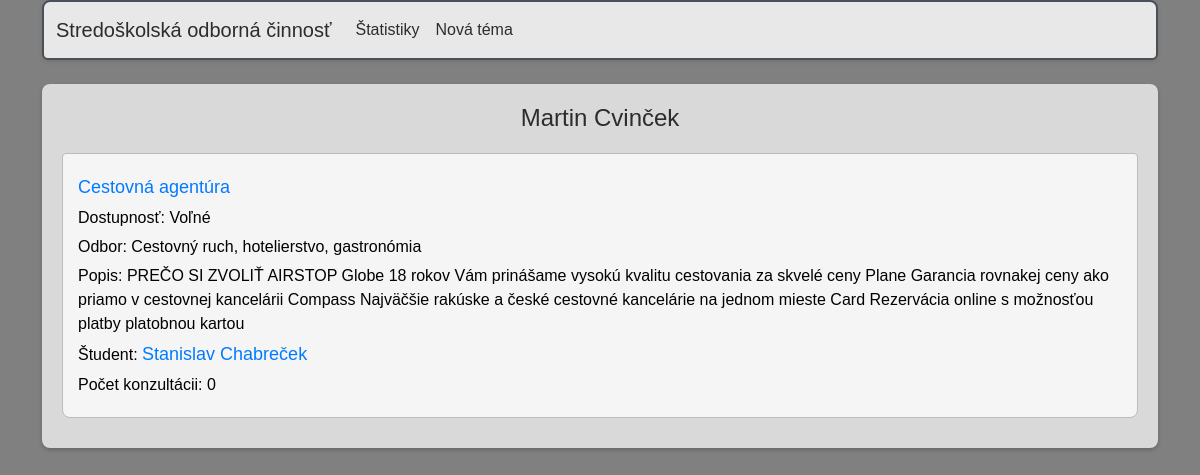
The app's page /soc/ucitel/3/, older data.
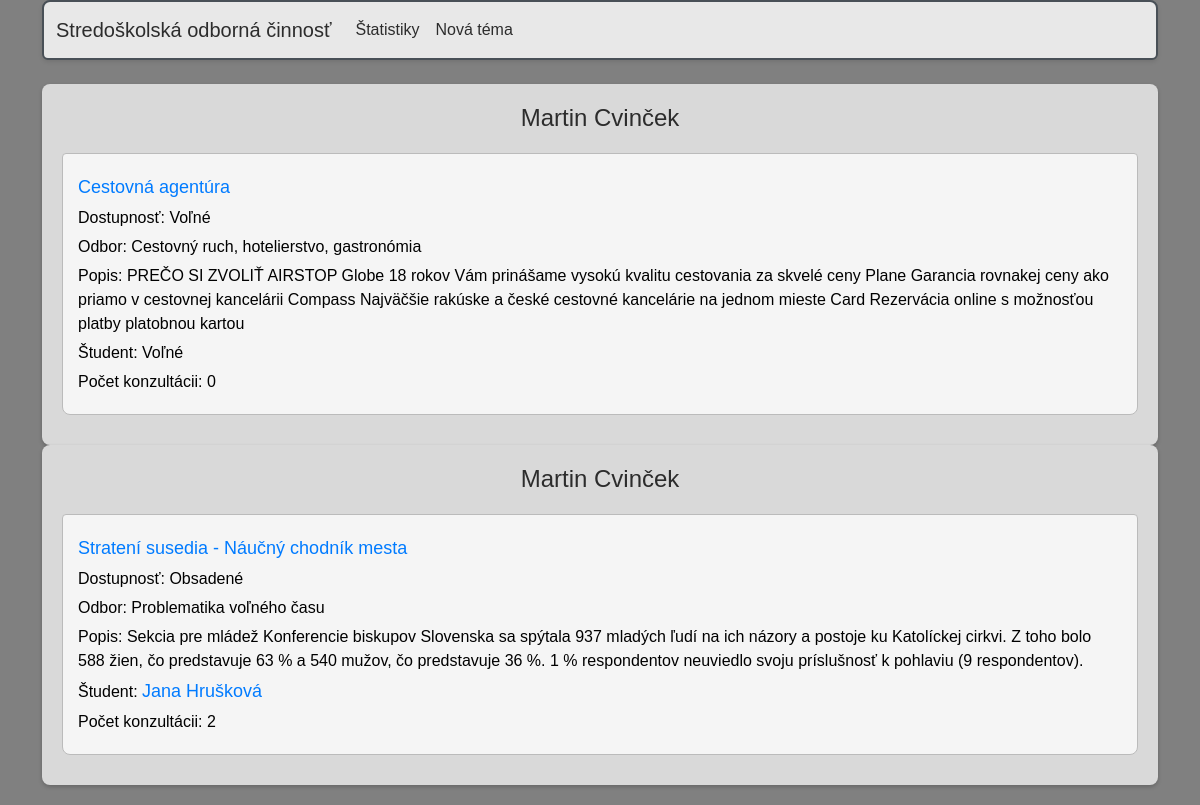
The same page, newer data.
### soc/models.py (models this page shows, shortened)
class Ucitel(models.Model):
    meno = models.CharField(max_length=20)
    priezvisko = models.CharField(max_length=20)
    email = models.EmailField(max_length = 254)
    heslo = models.CharField(max_length=32)
    def __str__(self):
        return f"{self.meno} {self.priezvisko}"
    class Meta:
        verbose_name = "Učiteľ"
        verbose_name_plural = "Učitelia"
        ordering = ["priezvisko"]

class Tema(models.Model):
    nazov = models.CharField(max_length=40)
    popis = models.TextField()
    konzultant = models.ForeignKey(Ucitel, on_delete=models.SET_NULL, null=True)
    student = models.ForeignKey(Student, on_delete=models.SET_NULL, null=True, blank=True)
    odbor = models.ForeignKey(Odbor, on_delete=models.SET_NULL, null=True)
    dostupnost = models.ForeignKey(Dostupnost, on_delete=models.SET_NULL, null=True)
    pocet_konzultacii = models.IntegerField()
    class Meta:
        verbose_name = "Téma"
        verbose_name_plural = "Témy"

class Dostupnost(models.Model):
    nazov = models.CharField(max_length = 25)
    def __str__(self):
        return f"{self.nazov}"
    class Meta:
        verbose_name = "Dostupnosť"
        verbose_name_plural = "Dostupnosť"

class Odbor(models.Model):
    nazov = models.CharField(max_length=80)
    def __str__(self):
        return f"{self.nazov}"
    class Meta:
        verbose_name = "Odbor"
        verbose_name_plural = "Odbory"

class Student(models.Model):
    meno = models.CharField(max_length=20)
    priezvisko = models.CharField(max_length=20)
    email = models.EmailField(max_length = 254)
    heslo = models.CharField(max_length=32)
    trieda = models.CharField(max_length=10)
    def __str__(self):
        return f"{self.meno} {self.priezvisko}"
    class Meta:
        verbose_name = "Študent"
        verbose_name_plural = "Študenti"
        ordering = ["priezvisko"]

### soc/views.py (the view)
# urls.py: path('ucitel/<ucitel>/', views.vypis_ucitela, name='ucitel'),
def vypis_ucitela(request, ucitel):
    ucitel = Ucitel.objects.get(id = ucitel)
    temy = Tema.objects.filter(konzultant = ucitel)
    return render(request, "soc/ucitel_temy.html", {"ucitel":ucitel, "temy":temy})

### soc/templates/soc/ucitel_temy.html (shortened to what this page needs)
{% extends "base.html" %}
{%load static%}
{% block content %}
<link rel="stylesheet" href="{% static 'soc/style_index.css' %}">
        {%if ucitel%}
        <ul class= "list-group">
            {% for tema in temy %}
            <div class="container tp-3">
                <h2>{{ucitel}}</h2>
                <li class="list-group-item">
                    <p><a class= "link-offset-2 link-underline link-underline-opacity-0"  href="{% url 'tema' tema=tema.id %}">{{tema.nazov}}</a></p>
                    <p>Dostupnosť: {{tema.dostupnost}}</p>
                    <p>Odbor: {{tema.odbor}}</p>
                    <p>Popis: {{tema.popis}}</p>
                {% if tema.student%}
                <p>Študent: <a class= "link-offset-2 link-underline link-underline-opacity-0"  href="{% url 'student' student=tema.student.id %}">{{tema.student}}</a></p>
                {%else%}
                <p>Študent: Voľné</p>
                {%endif%}
                <p>Počet konzultácii: {{tema.pocet_konzultacii}}</p>
                </li>
            </div>
            {%endfor%}
        </ul>
        {%endif%}
{% endblock %}

Row changes from the older to the newer data that the page shows:
changed Tema "Cestovná agentúra": student "Stanislav Chabreček" → (not shown); student_id "Študent:" → "Študent: Voľné"
added Tema: {{ ucitel }} "Martin Cvinček", nazov "Stratení susedia - Náučný chodník mesta", dostupnost "Obsadené", odbor "Problematika voľného času", popis "Sekcia pre mládež Konferencie biskupov Slovenska sa spýtala 937 mladých ľudí na ich názory a postoje ku Katolíckej cirkvi. Z toho bolo 588 žien, čo predstavuje 63 % a 540 mužov, čo predstavuje 36 %. 1 % respondentov neuviedlo svoju príslušnosť k pohlaviu (9 respondentov).", student "Jana Hrušková", pocet_konzultacii "2"
